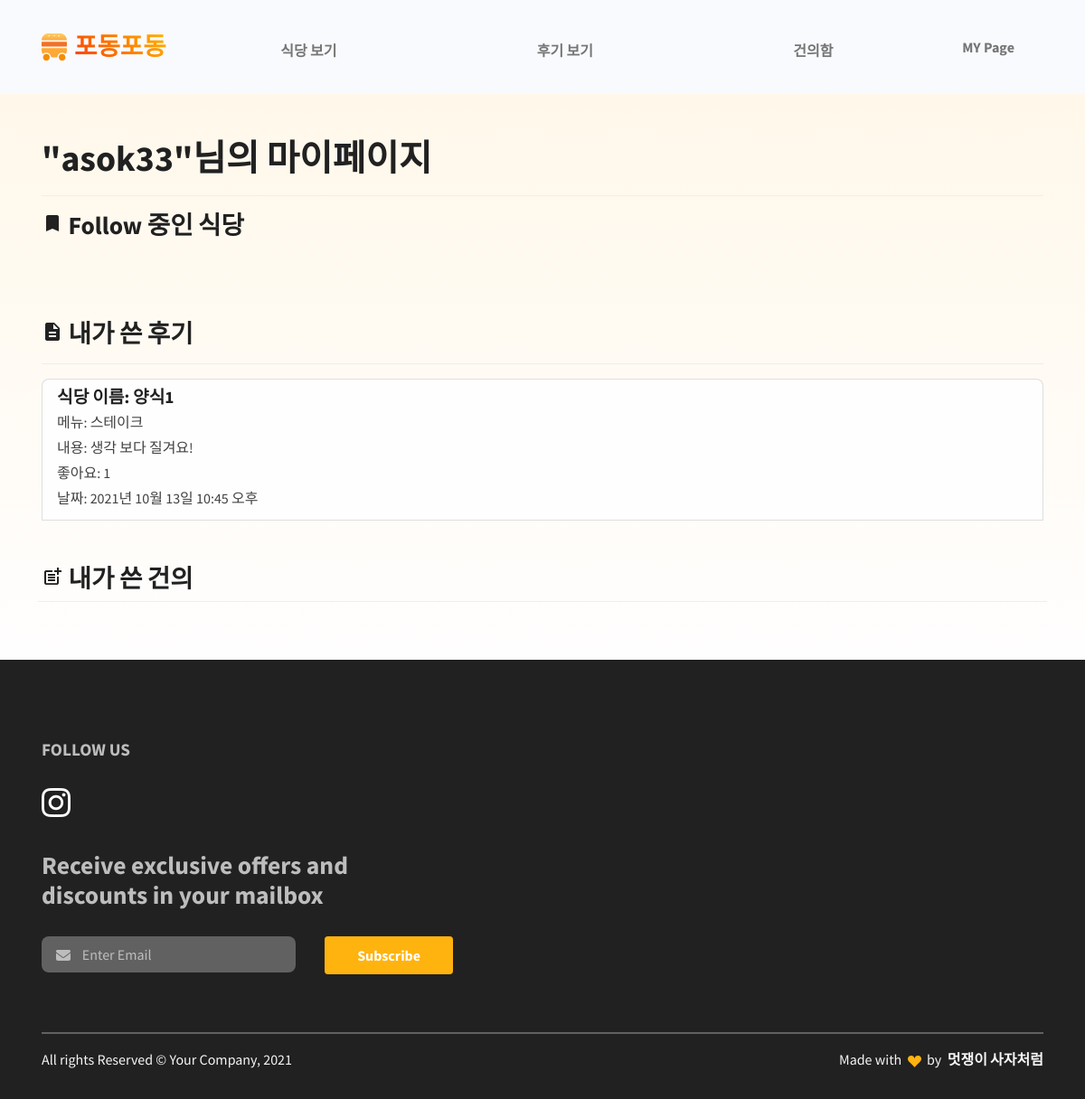
Screenshot of /users/1/mypage/ (signed in) with the database file from the repository.
### restaurant/models.py (models this page shows, shortened)
class Comment(models.Model):
    id = models.AutoField(primary_key=True)
    restaurant = models.ForeignKey(Restaurant, on_delete=models.CASCADE)
    menu = models.ForeignKey(FoodMenu, on_delete=models.CASCADE)
    content = models.TextField()
    thumbnail = models.ImageField(upload_to='comment/', blank=True)
    created_at = models.DateTimeField(auto_now_add=True)
    like_users = models.ManyToManyField(settings.AUTH_USER_MODEL, blank=True, related_name="like_comments")
    hate_users = models.ManyToManyField(settings.AUTH_USER_MODEL, blank=True, related_name="hate_comments")
    user = models.ForeignKey(settings.AUTH_USER_MODEL, on_delete=models.CASCADE, null=True)

class Restaurant(models.Model):
    id = models.AutoField(primary_key=True)
    category = models.ForeignKey(Category, on_delete=models.CASCADE)
    name = models.CharField(max_length=30)
    location = models.CharField(max_length=100)
    phone_number = models.CharField(max_length=15)
    business_open_hour = models.CharField(max_length=30)
    business_close_hour = models.CharField(max_length=30)
    thumbnail = models.ImageField(upload_to='images/', blank=True)
    follow_users = models.ManyToManyField(settings.AUTH_USER_MODEL, blank=True, related_name="follow_restaurants")

class FoodMenu(models.Model):
    id = models.AutoField(primary_key=True)
    restaurant = models.ForeignKey(Restaurant, on_delete=models.CASCADE)
    name = models.CharField(max_length=20)
    price = models.CharField(max_length=20)
    thumbnail = models.ImageField(upload_to='images/', blank=True)
    def __str__(self):
        return self.name

### users/views.py (the view)
# urls.py: path("<int:id>/mypage/", views.mypage, name="mypage"),
def mypage(request,id):
    user = request.user
    context = {
        'user':user,
        'boards':Board.objects.filter(writer=user).order_by('-date'),
        'comments':Comment.objects.filter(user=user).order_by("-created_at"),
    }
    return render(request, 'users/mypage.html',context)

### users/templates/users/mypage.html (shortened to what this page needs)
{% extends 'base.html' %}
{% load static %}
{% block content %}
<link rel="stylesheet" href="{% static 'css/components/restaurant_search.css'%}">
<section class="py-0 bg-primary-gradient">
    <div class="container">
        <br>
        <h1 style = 'margin-top:8rem;'>"{{user.username}}"님의 마이페이지</h1><hr>
        <div class = 'row gx-2'>
            <h3><i class = 'material-icons'>bookmark</i> Follow 중인 식당</h3>
            <br><br><br>
            <div class="list-group">
                <br><br>
            </div>
        </div>
        <div>
            <h3><i class = 'material-icons'>description</i> 내가 쓴 후기</h3><hr>
            <div class = 'list-group'>
                {% for comment in comments %}
                <a class="list-group-item list-group-item-action" href = "{% url 'restaurant:restaurant_detail' comment.restaurant.id %}">
                    <div class="d-flex w-100 justify-content-between">
                        <h5 class="mb-1">식당 이름: {{comment.restaurant.name}}</h5><br>
                    </div>
                        <p class="mb-1">메뉴: {{comment.menu}}<br></p>
                        <p class = 'mb-1'>내용: {{comment.content}}<br></p>
                        <p class = 'mb-1'>좋아요: {{comment.like_users.count}}<br></p>
                        <p class = 'mb-1'>날짜: {{comment.created_at}}<br></p>
                </a>
                {% endfor %}
            <br><br>
            </div>
        </div>
        <div class = 'row gx-2'>
            <h3><i class = 'material-icons'>post_add</i> 내가 쓴 건의</h3><hr>
            <div class = 'list-group'>
                <br><br>
            </div>
        </div>
    </div>
</section>
{% endblock %}

### rows the page displays
Comment: restaurant.name "양식1", menu "스테이크", content "생각 보다 질겨요!", like_users.count "1", created_at "2021년 10월 13일 10:45 오후"

### other values shown
{{ user.username }} "asok33"
